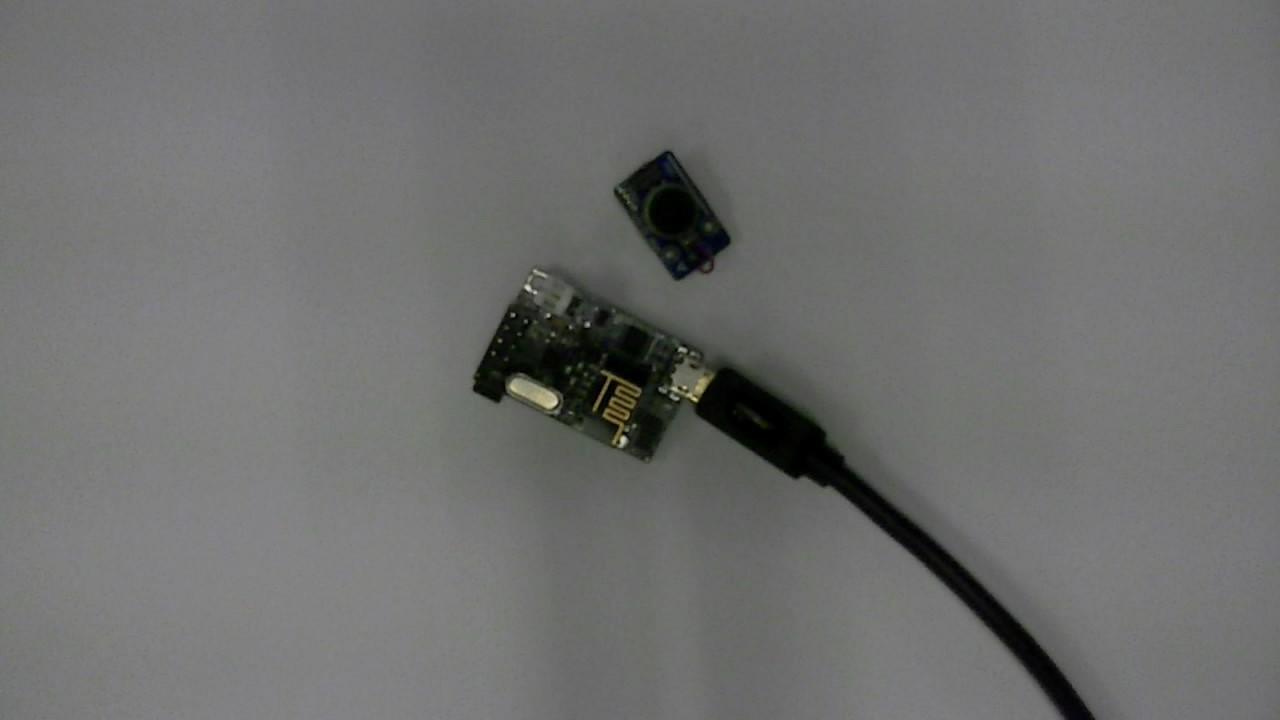
#> input picture Blob_detector/berry_without_light.jpg, 1280 x 720 px; the run also reads 1 picture not shown here
$ python bright_spot.py   (older library calls are emulated)
#> lines starting #> are read from the running program, lines starting #| are printed output that depends on the picture
import cv2
# from skimage.measure import compare.ssim
# import imutils
import numpy as np

image1 = cv2.imread("berry_without_light.jpg")
#> image1 is the input picture: shape (720, 1280, 3); mean B, G, R 110.2, 111.2, 110.6
image2 = cv2.imread("berry_with_light.jpg")

grayed_image1 = cv2.cvtColor(image1, cv2.COLOR_BGR2GRAY)
grayed_image2 = cv2.cvtColor(image2, cv2.COLOR_BGR2GRAY)
# (score,diff) = compare_ssim(grayed_image1, grayed_image2, full=True)

diff = cv2.subtract(grayed_image2, grayed_image1)
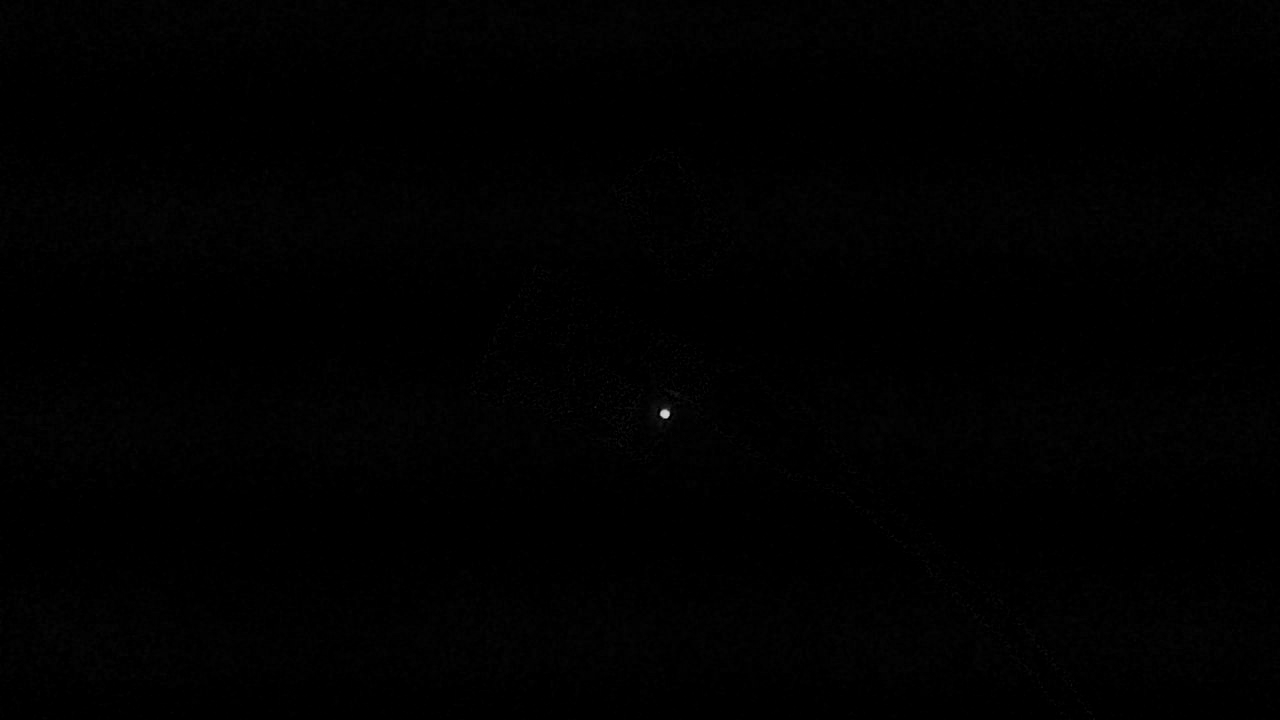
#> diff: shape (720, 1280); min 0, max 213, mean 0.9
cv2.imwrite("differece_between_images.jpg", diff)
